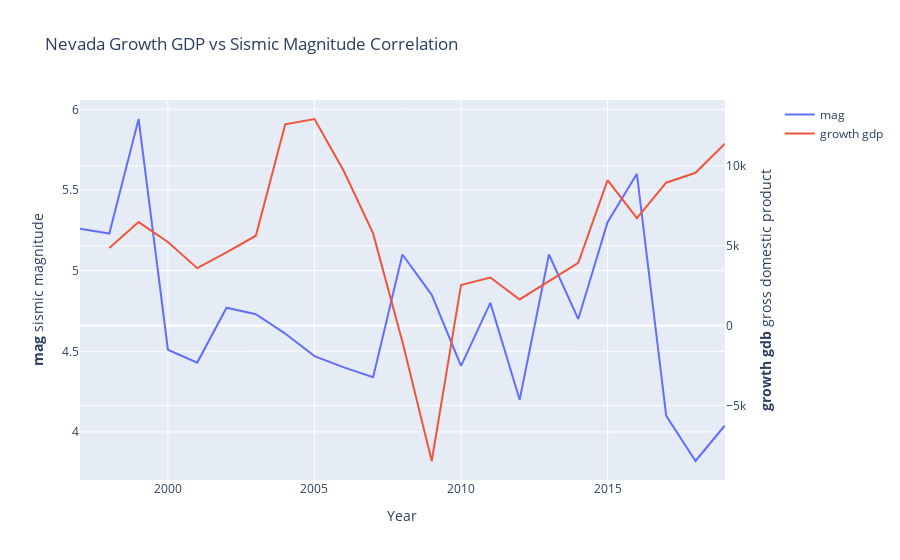
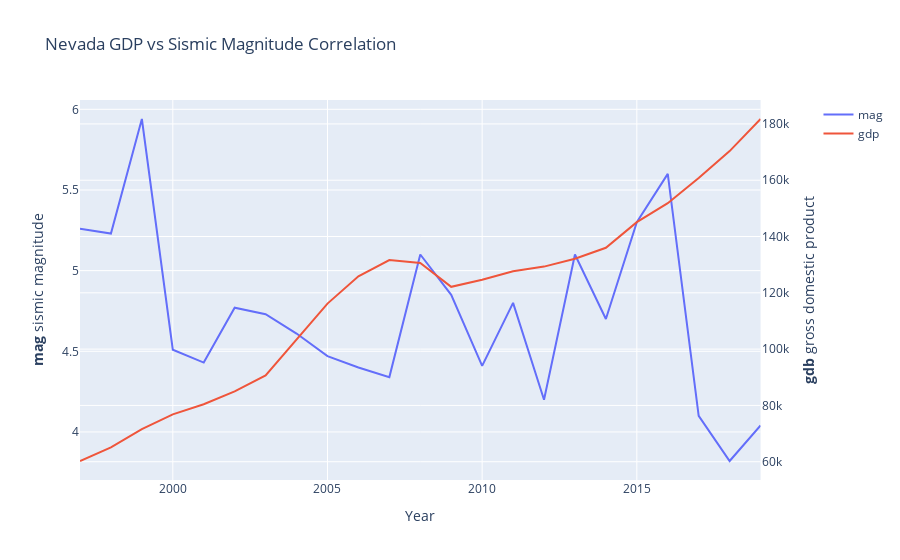

The cell these charts' notebook holds for them, in order:
### Markdown cell above
This part of the analysis is to check the data of any state you would like to analyse:

### Code cell
state = input('Please type the state you would like to analyse: ')
graphs[state]['growth_gdp'].show()
graphs[state]['gdp'].show()

### Figure 1 — Plotly figure (JSON) as saved in the notebook; plotly's stock layout.template omitted (floating-point values rounded to 4 significant figures)
{"data": [{"name": "mag", "type": "scatter", "x": [1997, 1998, 1999, 2000, 2001, 2002, 2003, 2004, 2005, 2006, 2007, 2008, 2009, 2010, 2011, 2012, 2013, 2014, 2015, 2016, 2017, 2018, 2019], "xaxis": "x", "y": [5.26, 5.23, 5.94, 4.51, 4.43, 4.77, 4.73, 4.61, 4.47, 4.4, 4.34, 5.1, 4.85, 4.41, 4.8, 4.2, 5.1, 4.7, 5.3, 5.6, 4.1, 3.82, 4.04], "yaxis": "y"}, {"name": "growth gdp", "type": "scatter", "x": [1997, 1998, 1999, 2000, 2001, 2002, 2003, 2004, 2005, 2006, 2007, 2008, 2009, 2010, 2011, 2012, 2013, 2014, 2015, 2016, 2017, 2018, 2019], "xaxis": "x", "y": [null, 4855.0, 6482.0, 5237.0, 3596.0, 4580.0, 5625.0, 12600.0, 12940.0, 9682.0, 5773.0, -1011.0, -8482.0, 2542.0, 3009.0, 1635.0, 2774.0, 3922.0, 9107.0, 6724.0, 8945.0, 9568.0, 11390.0], "yaxis": "y2"}], "layout": {"title": {"text": "Nevada Growth GDP vs Sismic Magnitude Correlation"}, "xaxis": {"anchor": "y", "domain": [0, 0.94], "title": {"text": "Year"}}, "yaxis": {"anchor": "x", "domain": [0, 1], "title": {"text": "<b>mag</b> sismic magnitude"}}, "yaxis2": {"anchor": "x", "overlaying": "y", "side": "right", "title": {"text": "<b>growth gdb</b> gross domestic product"}}}}

### Figure 2 — Plotly figure (JSON) as saved in the notebook; plotly's stock layout.template omitted (floating-point values rounded to 4 significant figures)
{"data": [{"name": "mag", "type": "scatter", "x": [1997, 1998, 1999, 2000, 2001, 2002, 2003, 2004, 2005, 2006, 2007, 2008, 2009, 2010, 2011, 2012, 2013, 2014, 2015, 2016, 2017, 2018, 2019], "xaxis": "x", "y": [5.26, 5.23, 5.94, 4.51, 4.43, 4.77, 4.73, 4.61, 4.47, 4.4, 4.34, 5.1, 4.85, 4.41, 4.8, 4.2, 5.1, 4.7, 5.3, 5.6, 4.1, 3.82, 4.04], "yaxis": "y"}, {"name": "gdp", "type": "scatter", "x": [1997, 1998, 1999, 2000, 2001, 2002, 2003, 2004, 2005, 2006, 2007, 2008, 2009, 2010, 2011, 2012, 2013, 2014, 2015, 2016, 2017, 2018, 2019], "xaxis": "x", "y": [60260.0, 65110.0, 71600.0, 76830.0, 80430.0, 85010.0, 90630.0, 103231, 116200.0, 125800.0, 131600.0, 130600.0, 122100.0, 124700.0, 127700.0, 129300.0, 132100.0, 136000.0, 145100.0, 151800.0, 160785, 170400.0, 181700.0], "yaxis": "y2"}], "layout": {"title": {"text": "Nevada GDP vs Sismic Magnitude Correlation"}, "xaxis": {"anchor": "y", "domain": [0, 0.94], "title": {"text": "Year"}}, "yaxis": {"anchor": "x", "domain": [0, 1], "title": {"text": "<b>mag</b> sismic magnitude"}}, "yaxis2": {"anchor": "x", "overlaying": "y", "side": "right", "title": {"text": "<b>gdb</b> gross domestic product"}}}}
